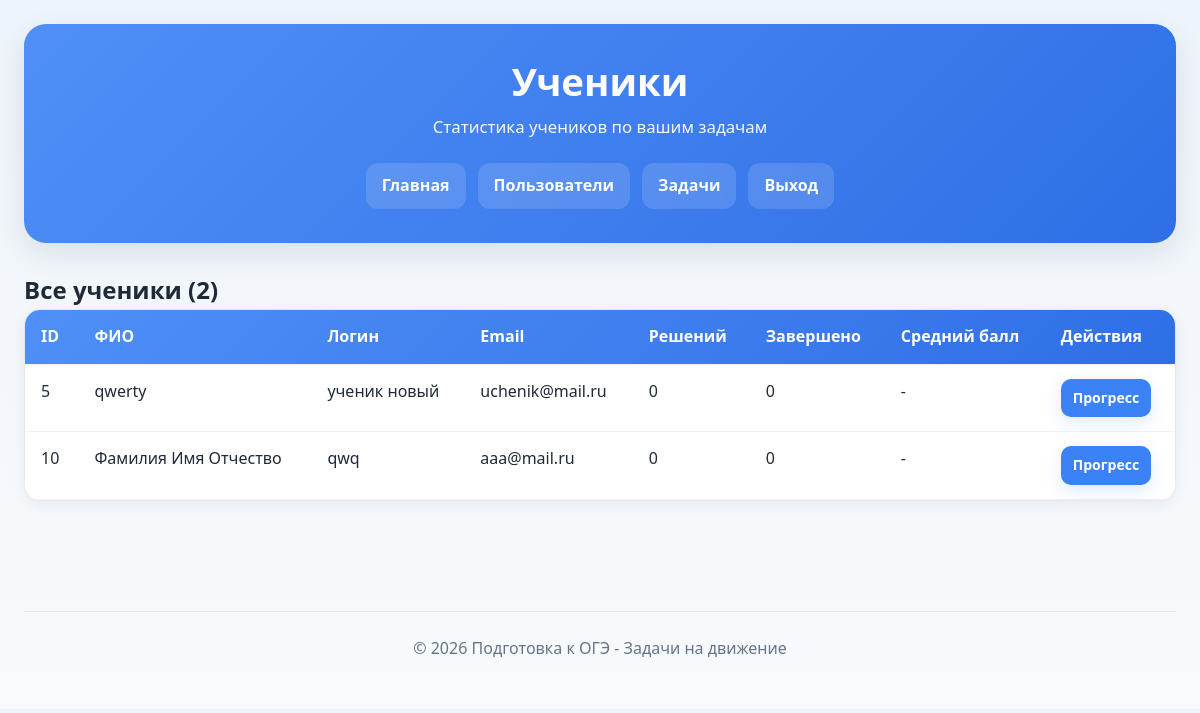
The app's page /teacher/students.php (signed in) with its own data.
### tables this page shows
CREATE TABLE `users` (
  `id` int(11) NOT NULL,
  `username` varchar(50) NOT NULL,
  `password` varchar(255) NOT NULL,
  `email` varchar(100) NOT NULL,
  `user_type` enum('admin','teacher','student') NOT NULL DEFAULT 'student',
  `full_name` varchar(100) NOT NULL,
  `city` varchar(100) NOT NULL DEFAULT '',
  `school` varchar(200) NOT NULL DEFAULT '',
  `created_at` timestamp NOT NULL DEFAULT current_timestamp(),
  `is_active` tinyint(1) DEFAULT 1
);

### teacher/students.php (the view, shortened to what this page needs)
<?php
$db = new Database();
$conn = $db->getConnection();
$teacher_id = $_SESSION['user_id'];
$students = $conn->prepare("
    SELECT
        u.id,
        u.username,
        u.full_name,
        u.email,
        u.created_at,
        COUNT(at.id) as total_tasks,
        SUM(at.is_completed) as completed_tasks,
        AVG(at.score) as avg_score
    FROM users u
    LEFT JOIN assigned_tasks at
        ON u.id = at.student_id
        AND at.teacher_id = ?
    WHERE u.user_type = 'student' AND u.is_active = 1
    GROUP BY u.id
    ORDER BY u.full_name
");
$students->execute([$teacher_id]);
$students = $students->fetchAll();
require_once '../includes/header.php';
?>
<h2>Все ученики (<?php echo count($students); ?>)</h2>
<?php if (empty($students)): ?>
    <div class="empty-state">
        <p>Нет учеников в системе</p>
    </div>
<?php else: ?>
    <div class="table-container">
        <table>
            <thead>
            <tr>
                <th>ID</th>
                <th>ФИО</th>
                <th>Логин</th>
                <th>Email</th>
                <th>Решений</th>
                <th>Завершено</th>
                <th>Средний балл</th>
                <th>Действия</th>
            </tr>
            </thead>
            <tbody>
            <?php foreach ($students as $student): ?>
                <tr>
                    <td><?php echo (int)$student['id']; ?></td>
                    <td><?php echo htmlspecialchars($student['full_name']); ?></td>
                    <td><?php echo htmlspecialchars($student['username']); ?></td>
                    <td><?php echo htmlspecialchars($student['email']); ?></td>
                    <td><?php echo (int)($student['total_tasks'] ?? 0); ?></td>
                    <td><?php echo (int)($student['completed_tasks'] ?? 0); ?></td>
                    <td>
                        <?php
                        echo $student['avg_score'] !== null ? round((float)$student['avg_score'], 1) : '-';
                        ?>
                    </td>
                    <td>
                        <a href="student_progress.php?id=<?php echo (int)$student['id']; ?>" class="btn btn-small btn-primary">Прогресс</a>
                    </td>
                </tr>
            <?php endforeach; ?>
            </tbody>
        </table>
    </div>
<?php endif; ?>
<?php require_once '../includes/footer.php'; ?>

### assets/css/style.css (style rules this page uses)
* { margin: 0; padding: 0; box-sizing: border-box; }
:root { --bg: #f4f7fb; --surface: #ffffff; --surface-soft: #f8fafc; --text: #1f2937; --muted: #6b7280; --primary: #3b82f6; --primary-dark: #2563eb; --secondary: #64748b; --success: #16a34a; --danger: #dc2626; --warning: #d97706; --border: #e5e7eb; --shadow-sm: 0 4px 14px rgba(15, 23, 42, 0.06); --shadow-md: 0 10px 30px rgba(15, 23, 42, 0.10); --radius: 16px; --radius-sm: 10px; }
body { font-family: 'Segoe UI', Tahoma, Geneva, Verdana, sans-serif; background: linear-gradient(180deg, #eef4fb 0%, #f8fafc 100%); color: var(--text); line-height: 1.6; }
.btn { display: inline-flex; align-items: center; justify-content: center; gap: 8px; padding: 11px 18px; background: var(--primary); color: white; border: none; border-radius: 12px; text-decoration: none; cursor: pointer; font-size: 0.98rem; font-weight: 700; transition: all 0.2s ease; box-shadow: 0 6px 18px rgba(59, 130, 246, 0.16); }
.btn-primary { background: var(--primary); }
.btn-small { padding: 8px 12px; font-size: 0.88rem; border-radius: 10px; }
.table-container { background: var(--surface); border-radius: var(--radius); overflow: hidden; box-shadow: var(--shadow-sm); border: 1px solid var(--border); overflow-x: auto; }
table { width: 100%; border-collapse: collapse; background: white; }
thead { background: linear-gradient(135deg, #4f8ff7 0%, #2f6fe6 100%); color: white; }
th, td { padding: 14px 16px; text-align: left; border-bottom: 1px solid #eef2f7; vertical-align: top; }
th { font-weight: 700; white-space: nowrap; }

### records on screen
users: id "5", full_name "qwerty", username "ученик новый", email "uchenik@mail.ru", total_tasks "0", completed_tasks "0"
users: id "10", full_name "Фамилия Имя Отчество", username "qwq", email "aaa@mail.ru", total_tasks "0", completed_tasks "0"

### other values on screen
$page_heading "Ученики"
$page_subtitle "Статистика учеников по вашим задачам"
$label "Главная"
$label "Пользователи"
$label "Задачи"
$label "Выход"
count($students) "2"
SITE_NAME "Подготовка к ОГЭ - Задачи на движение"
